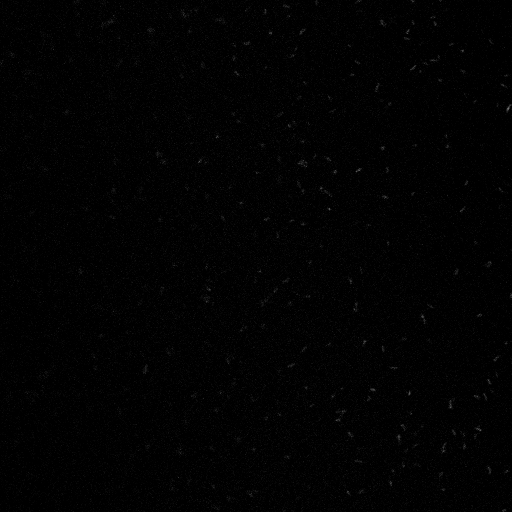
#> input picture Data/Plank_Agg_AraGFP/raw_data_tif/plank_repA_01.tif, 512 x 512 px, found by its file name
$ python compare_plank_agg_GFP.py
#> lines starting #> are read from the running program, lines starting #| are printed output that depends on the picture; after the words box and inside, x2 and y2 are one past the last pixel; in counts of white or black regions, pixels touching at a corner belong together
import os
from skimage import io
import matplotlib.pyplot as plt
import numpy as np
from scipy import stats
import pdb


def main():
    raw_image_dir = "./Data/Plank_Agg_AraGFP/"
    mask_dir = raw_image_dir + "imageJ_masks/"

    #Import the raw images and the masks as dictionaries

    raw_images = read_in_images(raw_image_dir + "raw_data_tif/")
#> in read_in_images, image_data is the input picture: shape (512, 512) uint16; min 0, max 28937, mean 556.3
#> raw_images = 1 item
    mask_images = read_in_images(mask_dir)
#> call 2 of read_in_images, with image_folder = './Data/Plank_Agg_AraGFP/imageJ_masks/'
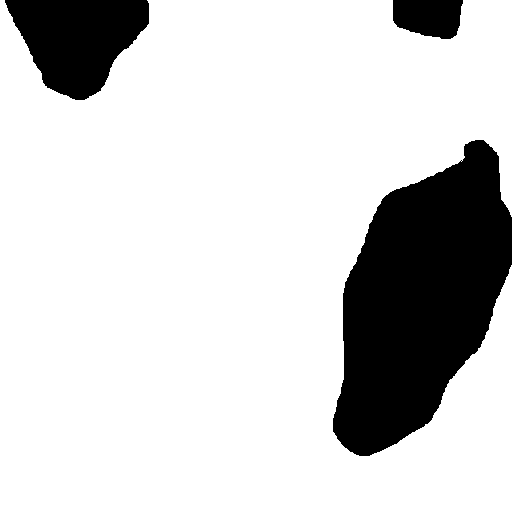
#> input picture Data/Plank_Agg_AraGFP/imageJ_masks/agg_repA_01.tif, 512 x 512 px, found by its file name
#> in read_in_images (call 2), `image_data = io.imread(image_folder + image)`: image_data: shape (512, 512); values 1 (black) and 255 (white), 81.9% white; 3 black regions, box (x1, y1, x2, y2) and area: (333, 140, 512, 456) 35760, (5, 0, 149, 100) 9500, (393, 0, 463, 39) 2273
#> mask_images = 4 items

    #Binarize imageJ masks and create dictionaries containing the masks for plank and aggregates

    agg_mask = invert_mask(mask_images, inverse=True)
#> the loop in invert_mask, `for mask in mask_dictionary:` made 4 passes
#> mask on passes 1 to 4: 'agg_repA_01.tif', 'agg_repA_02.tif', 'agg_repA_03.tif', 'agg_repC_01.tif'
#> pass 2, in invert_mask, `binary = (image != 255)`:
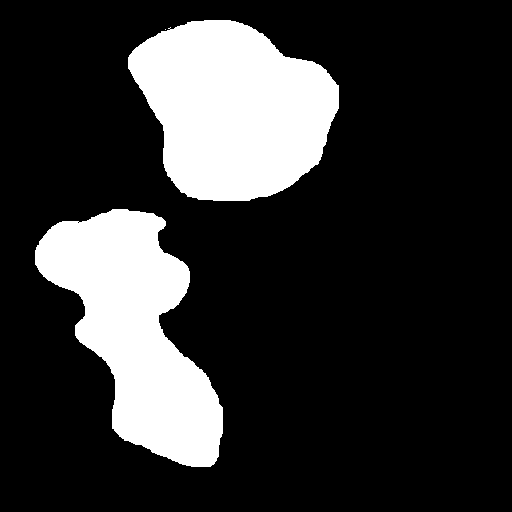
#> binary: shape (512, 512) bool; 20.3% white; 3 white regions (1 under 20 px), largest, box (x1, y1, x2, y2) and area: (128, 20, 339, 201) 27551, (35, 209, 223, 467) 25664
#> pass 3, in invert_mask, `binary = (image != 255)`:
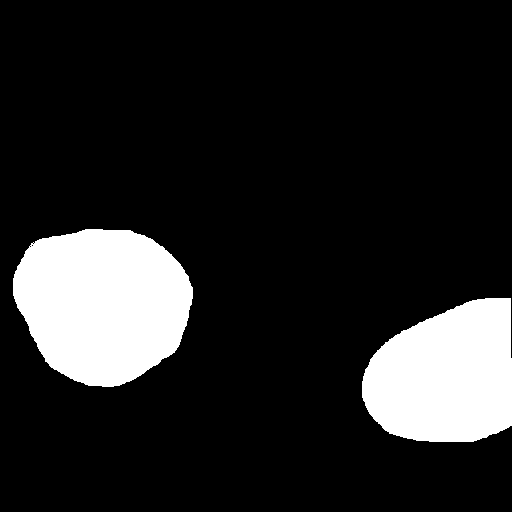
#> binary: shape (512, 512) bool; 14.9% white; 2 white regions, box (x1, y1, x2, y2) and area: (13, 229, 193, 387) 21831, (362, 298, 512, 442) 17204
#> agg_mask = 4 items
    plank_mask = invert_mask(mask_images, inverse=False)
#> the loop in invert_mask (call 2), `for mask in mask_dictionary:` made 4 passes
#> plank_mask = 4 items

    ##MASK SANITY CHECK----------------------------------
    ##just going to plot a few
    ## If you want more, just add more rows
    # fig, ax = plt.subplots(nrows=3, ncols=2, figsize=(10,10))
    # for axs, key in zip(ax, agg_mask.keys() ):

    #     axs[0].imshow(agg_mask[key])
    #     axs[1].imshow(plank_mask[key])

    # plt.tight_layout()
    # plt.show()
    ##----------------------------------------------------

    raw_plankmasked = {}
    raw_aggmasked = {}

    for image in raw_images:
        if image.startswith("agg"):
            raw_plankmasked[image] = apply_mask(raw_images[image], plank_mask[image])
            raw_aggmasked[image] = apply_mask(raw_images[image], agg_mask[image])

        else:
            pass
#> this loop made 1 pass
#> after the loop, raw_aggmasked = 0 items; raw_plankmasked = 0 items


    test_difference(plank_dict=raw_plankmasked,agg_dict=raw_aggmasked, threshold = 3000,
                    replicate_names = ['agg_repA', 'agg_repB', 'agg_repC'])


    ##MASK SANITY CHECK #2----------------------------------
    ##just going to plot a few
    ## If you want more, just add more rows

    mask_example_fig(raw_images, agg_mask, raw_plankmasked, raw_aggmasked,
                     threshold = 3000, rows = 1) #needs to be >1 row

    ##----------------------------------------------------
    plot_histogram(raw_plankmasked, 100, "plankmasked")
    plot_histogram(raw_aggmasked, 100, "aggmasked")

def invert_mask(mask_dictionary, inverse=False):
    """
    The masks created in ImageJ are such that they contain two possible values - 255 and 1.
    We want to binarize these to allow for multiplying the matrices against the original images.

    Then, we also want an inverse of the binarized mask.

    """
    binary_dict = {}

    for mask in mask_dictionary:
        image = mask_dictionary[mask]

        if inverse:
            binary = (image != 255)
        else:
            binary = (image == 255)

        binary_dict[mask] = binary

    return(binary_dict)


# [20 lines left out: function plot_mask_figure, not called in this run]


def mask_example_fig(raw_images,agg_mask,raw_plankmasked,raw_aggmasked,
                     threshold, rows):
    plt.clf()

    if rows==1: #Takes the example from first image
        key="agg_repC_01.tif"
        fig, ax = plt.subplots(nrows=1, ncols=4, figsize=(15,5))
        ax[0].imshow(np.max(raw_images[key], axis=0) * 10 , cmap = 'Greys') #original
        ax[0].set_title('Original', fontdict={'fontsize':14})
        ax[1].imshow(agg_mask[key], cmap = 'binary') # plank mask
        ax[1].set_title('Mask', fontdict={'fontsize':14})
        ax[2].imshow(np.max(raw_plankmasked[key], axis=0) > threshold, cmap = 'Greys') # plank masked
        ax[2].set_title('Masked: Planktonic', fontdict={'fontsize':14})
        ax[3].imshow(np.max(raw_aggmasked[key], axis=0) > threshold, cmap = 'Greys') # agg masked
        ax[3].set_title('Masked: Aggregate', fontdict={'fontsize':14})

    else:
        fig, ax = plt.subplots(nrows=rows, ncols=4, figsize=(15,5*rows))
        threshold = 3000

        for axs, key in zip(ax, agg_mask.keys()):
            axs[0].imshow(np.max(raw_images[key], axis=0) * 10 , cmap = 'Greys') #original
            axs[0].set_title('Original', fontdict={'fontsize':14})
            axs[1].imshow(agg_mask[key], cmap = 'binary') # plank mask
            axs[1].set_title('Mask', fontdict={'fontsize':14})
            axs[2].imshow(np.max(raw_plankmasked[key], axis=0) > threshold, cmap = 'Greys') # plank masked
            axs[2].set_title('Masked: Planktonic', fontdict={'fontsize':14})
            axs[3].imshow(np.max(raw_aggmasked[key], axis=0) > threshold, cmap = 'Greys') # agg masked
            axs[3].set_title('Masked: Aggregate', fontdict={'fontsize':14})

    fig.tight_layout()
    fig.suptitle('Example of Image Masking', fontsize=12)
    fig.savefig("./figures/plank_agg_example.png")


def read_in_images(image_folder):
    #Create a dictionary where the key is the filename and the value is the image
    images = {}

    for image in os.listdir(image_folder):
        image_name = image
        image_data = io.imread(image_folder + image)
        images[image_name] = image_data
    return(images)

# [16 lines left out: function apply_mask, not called in this run]

def test_difference(agg_dict, plank_dict, replicate_names, threshold):
    """
    This function will test the differences between the plank masked and agg-masked images.
    The inputs are the agg_masked raw dictionary and the plank_masked raw dictionary, where the
    keys are the same between the two dictionaries.

    Input:
        agg_dict - a dictionary containing the agg-masked images
        plank_dict - a dictionary containing the plank-masked images
        replicate_names - a list containing an identifier for the biological replicates in the keys of the
                          agg and plank dictionaries. Such as:
                          replicate_names = ['agg_repA', 'agg_repB', 'agg_repC']

    1. Flatten the images (including all slices) into a 1-dimensional array.
    2. Threshold all of the pixel values by a certain threshold.
    3. For each image, calculate the mean and median of pixel values
    4. Take the difference of the mean or median value between plank/agg from a single tech replicate
    5. Average across all tech reps for a certain biological replicate. ??
    6. Calculate the diff.
    """
#> called with threshold = 3000

    if agg_dict.keys() != plank_dict.keys():
        print("Error: Keys don't match between the dictionaries. Stopping.")
        exit(1)

    mean_differences = []

    all_diffs = []
    all_diffs.append(["sample", "difference", "plank_mean", "plank_median","plank_count", "agg_mean", "agg_median", "agg_count"])

    for bio_rep in replicate_names:
        techrep_diff = []

        #look for keys that match the bio replicate
        for key in agg_dict.keys():

            if bio_rep in key:
                #Calculate stats for plank/agg of the technical replicate
                plank = desc_stats_image(plank_dict[key], threshold)
                agg = desc_stats_image(agg_dict[key], threshold)

                #calculate the difference in mean pixel intensity
                #between plank/agg of the same tech.replicate

                difference = plank[0]-agg[0]
                techrep_diff.append(difference)

                all_diffs.append([bio_rep, difference,plank[0],plank[1], plank[2], agg[0],agg[1],agg[2]])

        #Calcuklate the mean of the differences for each bio. replicate
        mean_differences.append(np.mean(techrep_diff))
#> after the loop, all_diffs = [['sample', 'difference', 'plank_mean', 'plank_median', 'plank_count', 'agg_mean', 'agg_median', 'agg_count']]; mean_differences = [nan, nan, nan]

    #Export the difference data
    all_diffs = np.vstack(all_diffs)

    np.savetxt("./Data/Plank_Agg_AraGFP/diffs.csv", all_diffs, delimiter=",", fmt="%s")

    #Now we can run a one-sample t-test to decide if the mean difference is > 0

    print(stats.ttest_1samp(mean_differences, 0))
#| TtestResult(statistic=nan, pvalue=nan, df=nan)


# [30 lines left out: functions desc_stats_image, plot_histogram, not called in this run]

if __name__ == "__main__":
    main()
#> (the run stopped early here; a loop or call above may not have finished)
